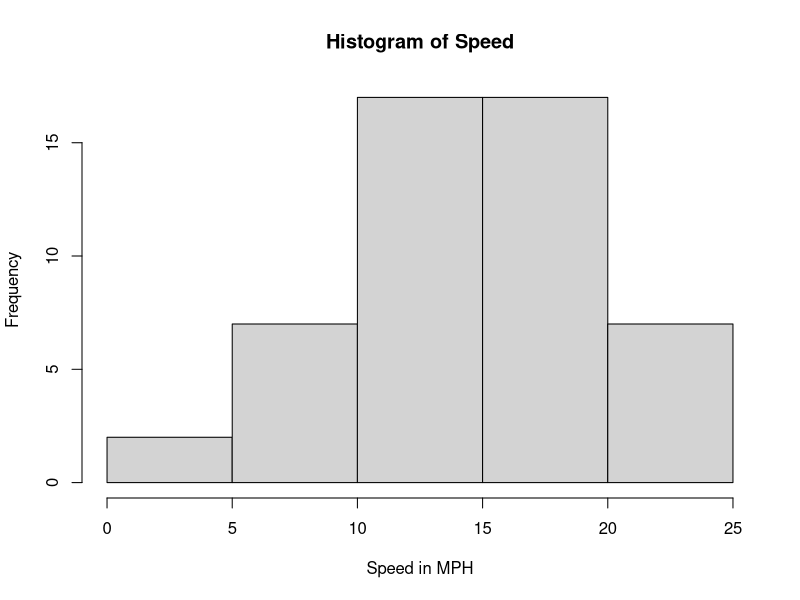
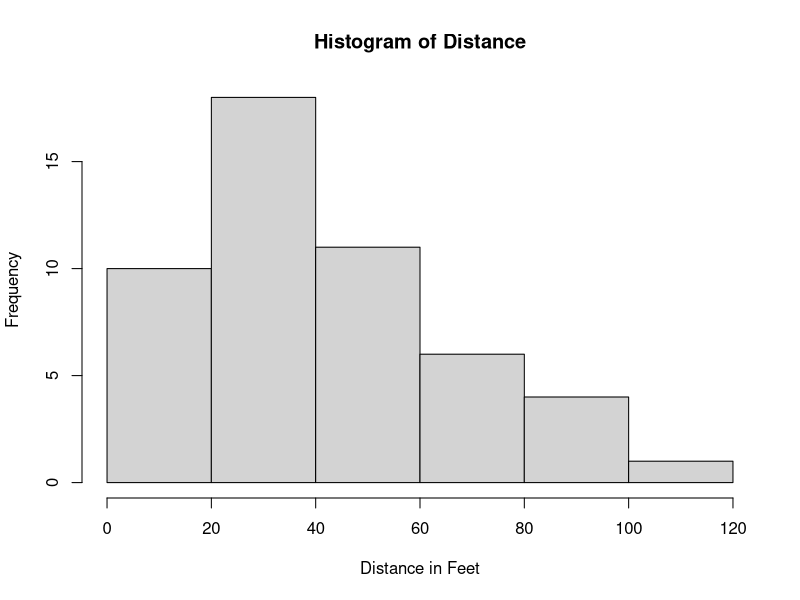
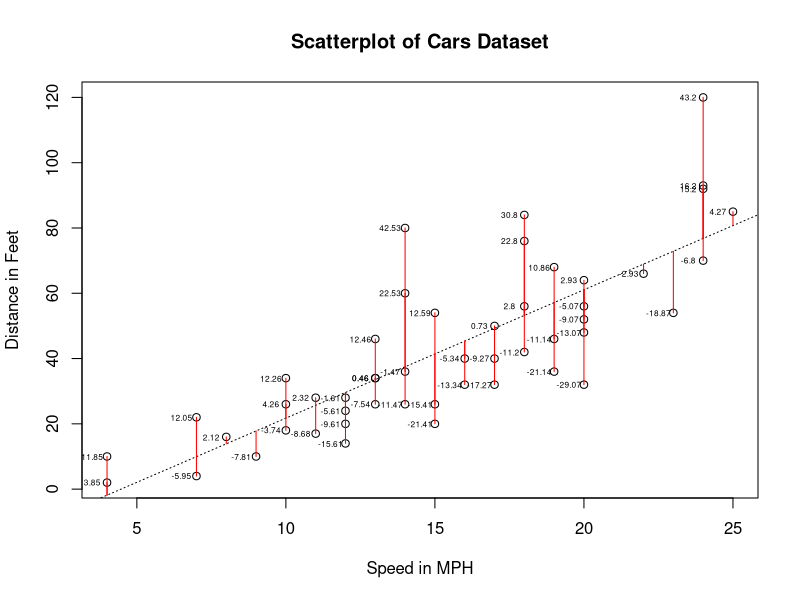
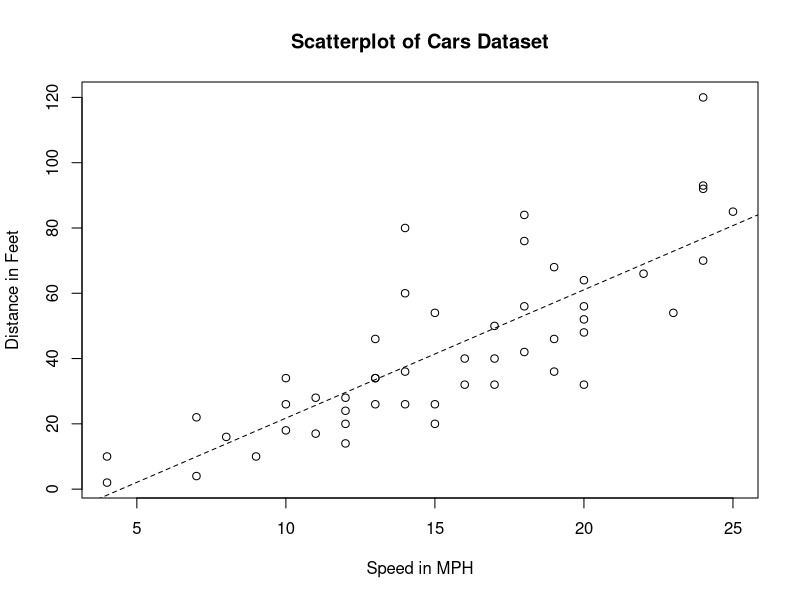
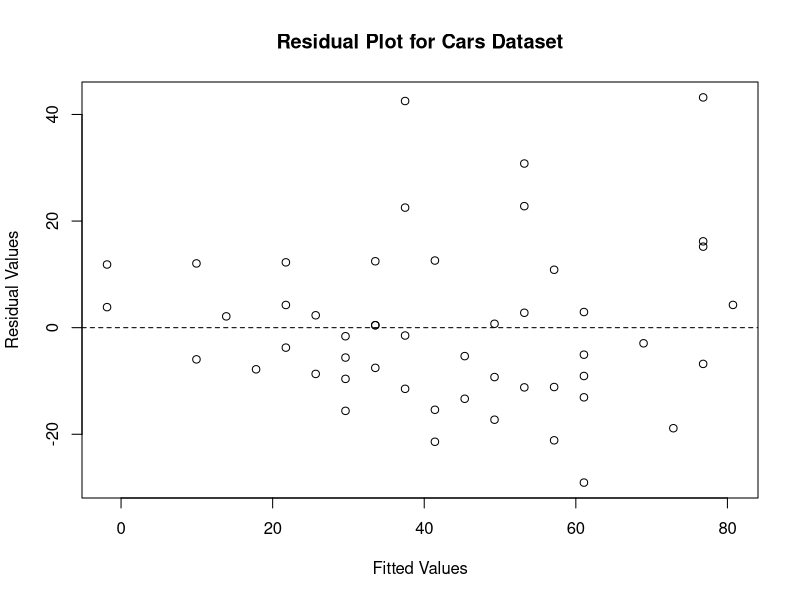
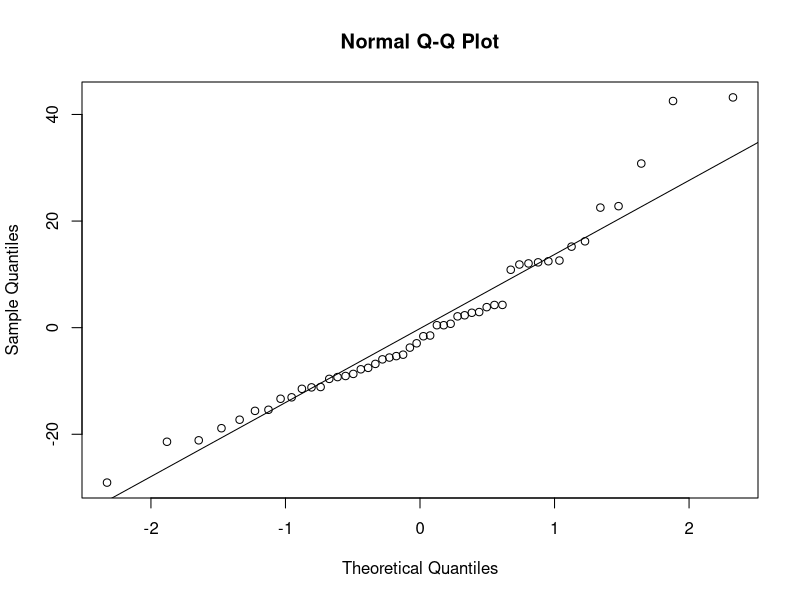
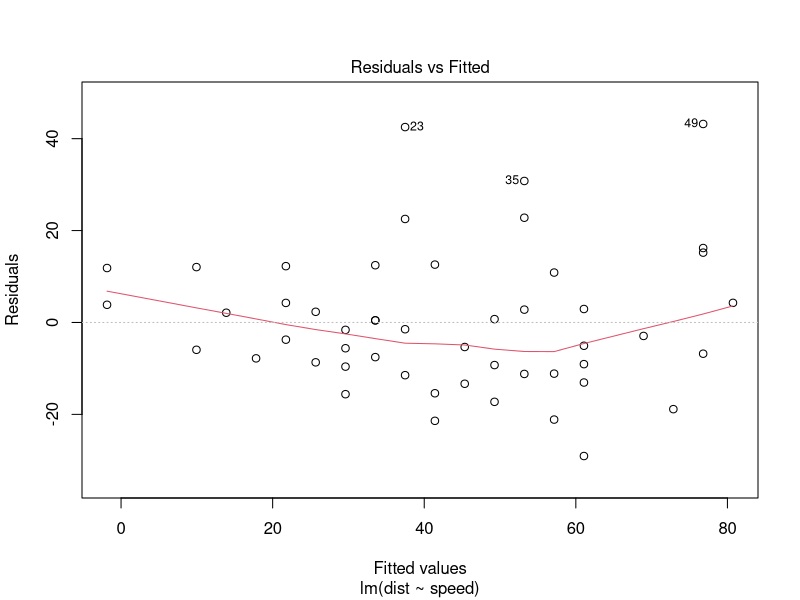
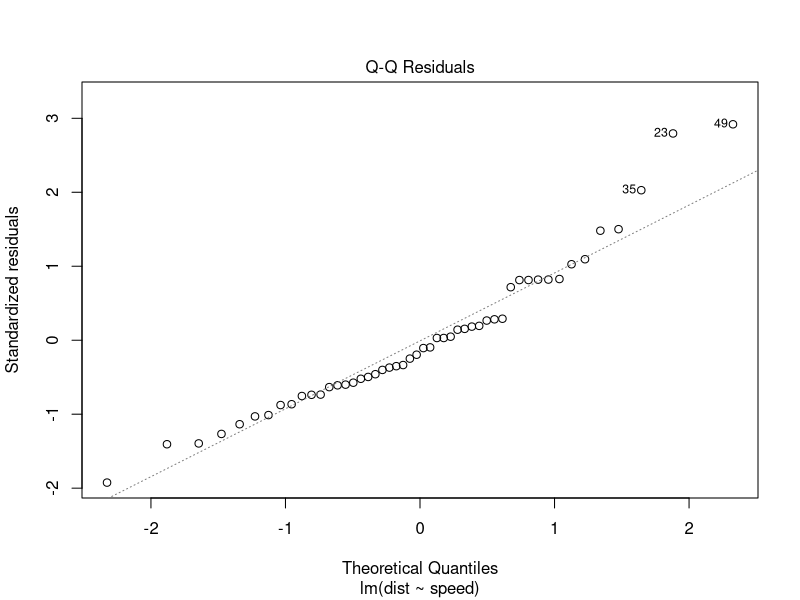

The R script that drew these images, in order: (Note: this script raises an error after producing the figures.)
####################################################
####################################################
#####[03] Simple Linear Regression Lecture Code#####
####################################################
####################################################



##############################################
#####Manual example with the cars dataset#####
##############################################
help(cars)
cars #Investigating the cars dataset.
head(cars)

#Basic numerical EDA for cars dataset.
summary(cars) #Five number summaries.
sapply(cars, sd) #Standard deviations.
cor(cars) #Correlations.

#Basic graphical EDA for cars dataset.
hist(cars$speed, xlab = "Speed in MPH", main = "Histogram of Speed")
hist(cars$dist, xlab = "Distance in Feet", main = "Histogram of Distance")

plot(cars, xlab = "Speed in MPH", ylab = "Distance in Feet",
     main = "Scatterplot of Cars Dataset")   # somewhat linear

#Manual calculation of simple linear regression coefficients.
beta1 = sum((cars$speed - mean(cars$speed)) * (cars$dist - mean(cars$dist))) /
  sum((cars$speed - mean(cars$speed))^2)

beta0 = mean(cars$dist) - beta1*mean(cars$speed)

#Adding the least squares regression line to the plot.
abline(beta0, beta1, lty = 3) #sketh line according to intercept and slope

#Calculating the residual values.
residuals = cars$dist - (beta0 + beta1*cars$speed)

#Note the sum of the residuals is 0.
sum(residuals)    # should get zero because the average of all errors should b zero

#Visualizing the residuals.
segments(cars$speed, cars$dist,
         cars$speed, (beta0 + beta1*cars$speed),
         col = "red")
text(cars$speed - .5, cars$dist, round(residuals, 2), cex = 0.5)



#################################################
#####Automatic example with the cars dataset#####
#################################################
model = lm(dist ~ speed, data = cars) #Use the linear model function lm() to
                                      #conduct the simple linear regression.
           # calculate beta0 and beta 1 automatically
# model = lm(dist ~ speed - 1, data = cars) # use this '-1' code if want to fix the intercept at 0
# don't know why but for some reason, the R**2 and the p-value improved! 
# maybe because it it the best fit for that particular beta0
# oh wait its due to degrees of freedom. also the RSE increased with the new method


model
summary(model) #All the summary information for the model in question. Reports:
               #-The five number summary of the residuals.
               #-The coefficient estimates.
               #-The coeffiient standard errors.
               #-The t-test for significance of the coefficient estimates.
               #-The p-values for the significance tests.
               #-The level of significance.
               #-The RSE and degrees of freedom for the model.
               #-The coefficient of determination, R^2.
               #-The overall model F-statistic and corresponding p-value.

#gives Rsquared which is same as cor(cars)[2]**2 (correlation coefficient squared)

#The equation of the model can be constructed from the output:
#Predicted Distance = -17.6 + (3.9)*Speed

#The interpretation for the slope coefficient: With a 1 MPH increase in car speed,
#the stopping distance, on average, increases by approximately 3.9 feet.

#The interpretation for the intercept coefficient: When a car's speed is 0 MPH,
#the stopping distance, on average, is -17.6 MPH. Theoretically, does this make
#sense? Why might this be the case?

#The residual standard error is about 15.38; this is an approximation of how much
#the residuas tend to deviate around the regression line.

#The coefficient of determination is about 0.65; approximately 65% of the variability
#in the distance variable is explained by the speed variable.

#The intercept, slope, and overall regression is extremely significant (p-values
#all below 0.05).

#Notice that the F-statistic value for the overall regression is the same as the
#square of the t-statistic value for the speed coefficient:
t.statistic = 9.464
f.statistic = 89.57
t.statistic^2   # == F-statistic

confint(model) #Creating 95% confidence intervals for the model coefficients.

#but what do those numbers represent???????????????????????????



####################################################
#####Checking assumptions with the cars dataset#####
####################################################
#Linearity
plot(cars, xlab = "Speed in MPH", ylab = "Distance in Feet",
     main = "Scatterplot of Cars Dataset")
abline(model, lty = 2)

#Constant Variance & Independent Errors   (fitted vals of x with residual vals as y)
plot(model$fitted, model$residuals,          # shouldn't see any fanning or football
     xlab = "Fitted Values", ylab = "Residual Values",
     main = "Residual Plot for Cars Dataset")
abline(h = 0, lty = 2)    # always same line

#Normality # plot sample quantiles with heoretical quantiles
# plots normality automatically
qqnorm(model$residuals)    # deviates after 1.5ish and that is okay because it's further away
qqline(model$residuals)

#Using the built-in plot() function to visualize the residual plots.
plot(model) #Note the addition of the loess smoother and scale-location plot
  # goes through all plots of models, just keep hitting enter to see
  # number the ones that are a problem (same in both graphs)
  # third graph is sqrt of abs of std resids, showing trend of magnitude of resids
  # cant see grouping of pos/neg with abs tho (slide 37) 
  # fourth graph shows leverage: larger distance from centr of data has higher leverage
  # high resid and high leverage is high cook distance (still dont get it)
  # 0.5 is the line marking the "danger zone" : pt 49 is still inside 0.5 cooks line, so its actually ok



#in order to assess whether there is a pronounced non-linear
            #relationship. Also the addition of leverage and cook's distance.

#Outliers are observations that have high residual values. The error for these
#observations is relatively large because the observations fall distant from the
#regression line.

#Leverage points are observations that have unusually small or large independent
#variable values; these points fall far from the mean. Thus, these observations
#have a lot of leverage to change the slope of the regression line. The further
#an observation is from the mean of the independent variable, the more leverage
#it has on the slope.

#Cook's distance helps to measure the effect of deleting an observation from the
#dataset and rerunning the regression. Observations that have large residual values
#and also high leverage tend to pose threats to the accuracy of the regression
#line and thus need to be further investigated.

#Visualizing another influence plot for the regression model.
library(car) #Companion to applied regression.
influencePlot(model)
# what features/cols are most important
# cook distance represented by size



#####################################
#####Predicting New Observations#####
#####################################
names(model)
model$fitted.values #Returns the fitted values.


# got new speeds and wanna predict their stopping distances\
newdata = data.frame(speed = c(15, 20, 25)) #Creating a new data frame to pass
                                            #to the predict() function.

predict(model, newdata, interval = "confidence") #Construct confidence intervals
                                                 #for the average value of an
                                                 #outcome at a specific point.
# 95% between the lower or the upper, likely the fit value

predict(model, newdata, interval = "prediction") #Construct prediction invervals
                                                 #for a single observation's
                                                 #outcome value at a specific point.
# 

#Constructing confidence and prediction bands for the scope of our data.
newdata = data.frame(speed = 4:25)
conf.band = predict(model, newdata, interval = "confidence")
# note: confidence interval is not the same as confindence band
pred.band = predict(model, newdata, interval = "prediction")
# prediction interval is the space where new observation might fall into (range of data)
# confidence band is the space where 95% of the predications will be (how stable the model is)
# blue band is for possible new regression lines, red band is for actual data

#Visualizing the confidence and prediction bands.
plot(cars, xlab = "Speed in MPH", ylab = "Distance in Feet",
     main = "Scatterplot of Cars Dataset")
abline(model, lty = 2) #Plotting the regression line.
lines(newdata$speed, conf.band[, 2], col = "blue") #Plotting the lower confidence band.
lines(newdata$speed, conf.band[, 3], col = "blue") #Plotting the upper confidence band.
lines(newdata$speed, pred.band[, 2], col = "red") #Plotting the lower prediction band.
lines(newdata$speed, pred.band[, 3], col = "red") #Plotting the upper prediction band.
legend("topleft", c("Regression Line", "Conf. Band", "Pred. Band"),
       lty = c(2, 1, 1), col = c("black", "blue", "red"))



####################################
#####The Box-Cox Transformation#####
####################################
bc = boxCox(model) #Automatically plots a 95% confidence interval for the lambda
                   #value that maximizes the likelihhood of transforming to
                   #normality.
# our plot shows a good lambda value of 0.4ish 
# (lambda with highest likely hood of having a normal distribution)



lambda = bc$x[which(bc$y == max(bc$y))] #Extracting the best lambda value.

dist.bc = (cars$dist^lambda - 1)/lambda #Applying the Box-Cox transformation.

model.bc = lm(dist.bc ~ cars$speed) #Creating a new regression based on the
                                    #transformed variable.
# the estimate for the intercept (beta0) is much closer to zero, but p-value is high(14%)
# but speed (beta1) is still significant
# wait so is this good or bad

summary(model.bc) #Assessing the output of the new model.

plot(model.bc) #Assessing the assumptions of the new model.

boxCox(model.bc) #What happens if we want to apply the Box-Cox transformation
                 #a second time?
# lambda equals 1 so it doesnt really change the model, ie. it is already optimized 

##################################
# IF TRANSFORM DATA TO MAKE PREDICTIONS, WILL HAVE TO TRANSFORM BACK!!!



### An alternative way for boxcox:
library(caret)
boxcox = preProcess(cars %>% select(dist),
                    method = "BoxCox")
dist.bc1 = predict(boxcox, cars %>% select(dist))

print(dist.bc1)
print(dist.bc)

### Using preProcess = "BoxCoc" in the train function results 
### in a different result. By default, BoxCox is applied to
### the independent variables. You may compare the model beneath
### with model.bc

mod.caret = train(dist~., data=cars, preProcess="BoxCox")
predict.train(mod.caret,newdata)   # very convenient but dont really understands what it do. 